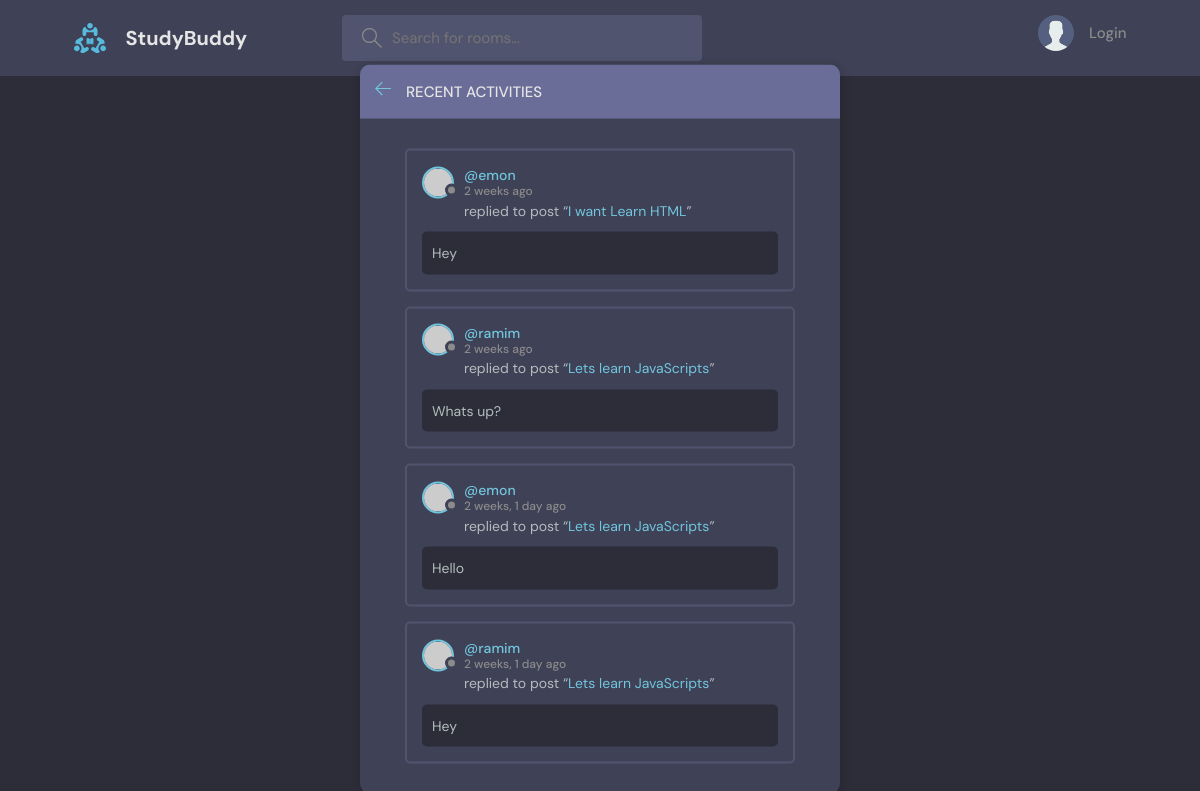
The page /activity/ on the database as committed earlier.
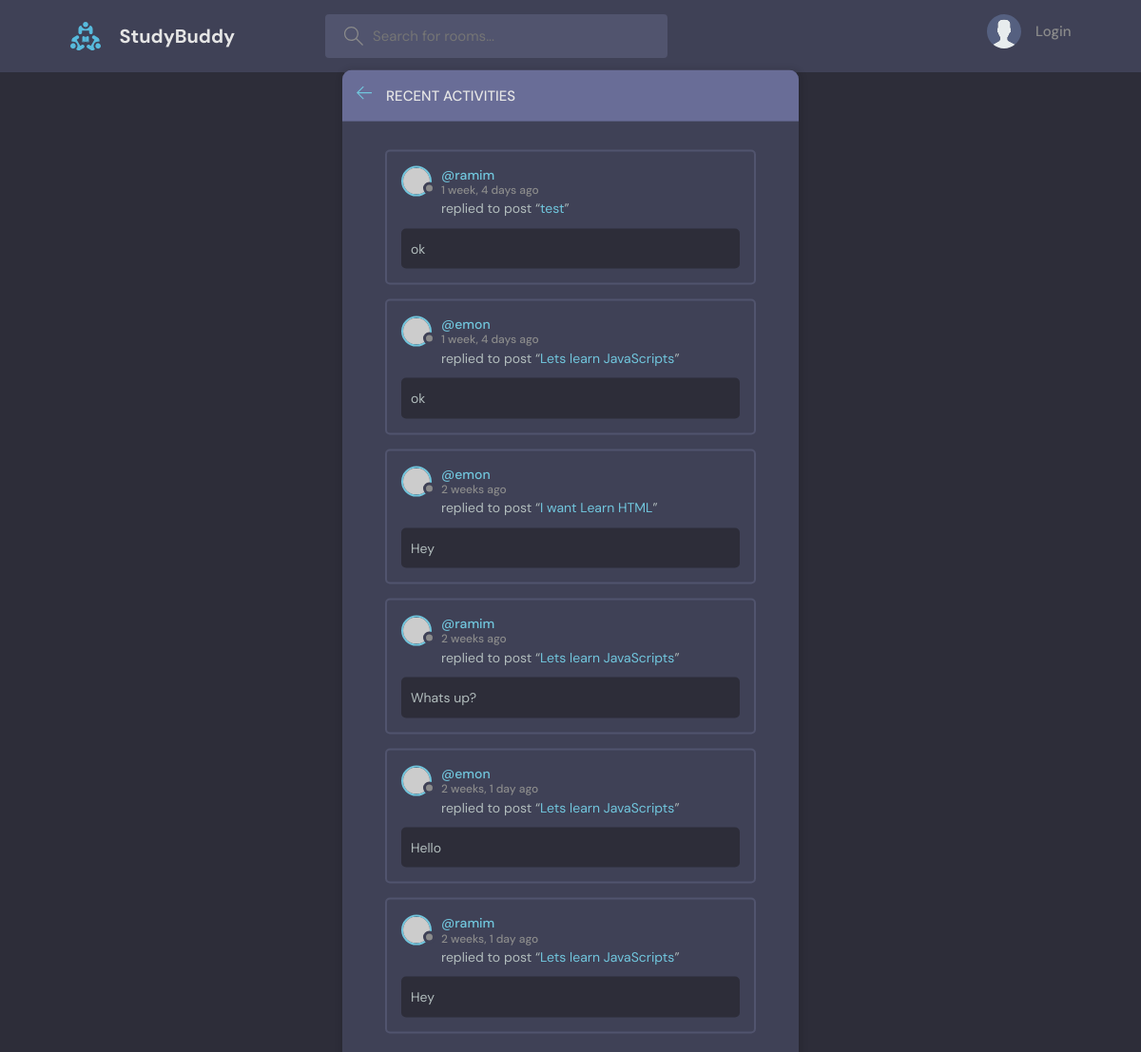
The same page on the database as committed later.
### base/models.py (models this page shows, shortened)
class Message(models.Model):
    user = models.ForeignKey(User, on_delete=models.CASCADE) #the User model is defined in default
    room = models.ForeignKey(Room, on_delete=models.CASCADE)#(parent name(Room) many to one relationship, value when the parent model(Room) is deleted the child model(Message) is also deleted)
    body = models.TextField()
    update = models.DateTimeField(auto_now=True)
    created = models.DateTimeField(auto_now_add=True)
    class Meta:
        ordering = ['-created']

class Room(models.Model):
  host = models.ForeignKey(User, on_delete=models.SET_NULL, null=True)
  topic = models.ForeignKey(Topic, on_delete=models.SET_NULL, null=True)#if the topic parent class is deleted the room child model is not deleted null = True allowed in the database
  name = models.CharField(max_length=200)
  description = models.TextField(null=True, blank=True) #it can be blank by null=True, blank=True means the submitted form can also be true
  participants = models.ManyToManyField(User, related_name='participants', blank=True)
  updated = models.DateTimeField(auto_now=True) #takes the time when every time the save method is called
  created = models.DateTimeField(auto_now_add=True) #only take the time when we first save or create this instance(initial time)
  class Meta:
    ordering = ['-updated', '-created']
  def __str__(self):
    return self.name #it will return the name of the class in the admin panel

### base/views.py (the view)
# urls.py: path('activity/', views.activityPage, name="activity"),
def activityPage(request):
  room_messages = Message.objects.all()
  return render(request, 'base/activity.html',{'room_messages': room_messages})

### base/templates/base/activity.html (shortened to what this page needs)
{% extends 'main.html' %}
{% block content %}
<main class="layout">
  <div class="container">
    <div class="layout__box">
      <div class="layout__boxHeader">
        <div class="layout__boxTitle">
          <a href="{% url 'home' %}">
            <svg version="1.1" xmlns="http://www.w3.org/2000/svg" width="32" height="32" viewBox="0 0 32 32">
              <title>arrow-left</title>
              <path
                d="M13.723 2.286l-13.723 13.714 13.719 13.714 1.616-1.611-10.96-10.96h27.625v-2.286h-27.625l10.965-10.965-1.616-1.607z"
              ></path>
            </svg>
          </a>
          <h3>Recent Activities</h3>
        </div>
      </div>
      <div class="activities-page layout__body">
        {% for message in room_messages %}
        <div class="activities__box">
          <div class="activities__boxHeader roomListRoom__header">
            <a href="{% url 'user-profile' message.user.id %}" class="roomListRoom__author">
              <div class="avatar avatar--small">
                <img src="https://randomuser.me/api/portraits/women/11.jpg" />
              </div>
              <p>
                @{{message.user}}
                <span>{{message.created|timesince}} ago</span>
              </p>
            </a>
          </div>
          <div class="activities__boxContent">
            <p>replied to post “<a href="{% url 'room' message.room.id %}">{{message.room}}</a>”</p>
            <div class="activities__boxRoomContent">
            {{message.body}}
            </div>
          </div>
        </div>
        {% endfor %}
      </div>
    </div>
  </div>
</main>
{% endblock content %}

Rows that differ between the two databases and show on the page:
added Message: user "ramim", created "1 week, 4 days", room "test", body "ok"
added Message: user "emon", created "1 week, 4 days", room "Lets learn JavaScripts", body "ok"
